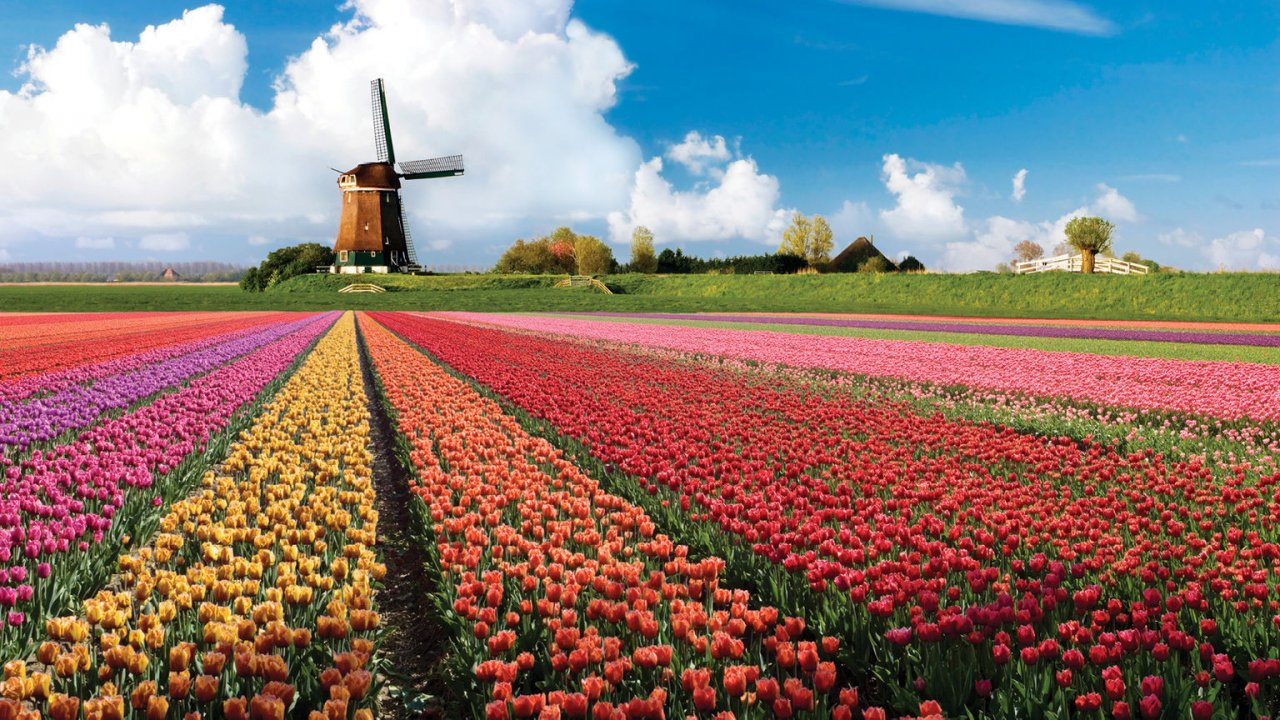
#> input picture flowers.jpg, 1280 x 720 px
$ python filtergram.py
#> lines starting #> are read from the running program, lines starting #| are printed output that depends on the picture
#> the answer given: flowers.jpg
### filters.py
#Creating a Filter
from PIL import Image

def load_img(filename):
#> called with filename = 'flowers.jpg'
    im = Image.open(filename)
#> im is the input picture: PIL image 1280x720 RGB; mean R, G, B 137.2, 121.8, 117.7
    return im

def show_img(im):
    im.show()

def save_img(im, filename):
    im.save(filename, "jpeg")
    show_img(im)

def obamicon(im):
    #Load the pixel data from the image
    pixels = im.getdata()

    #Create a list to hold the new image pixel data
    new_pixels = []

    #Define color constants to use for recoloring
    darkBlue = (0, 51, 76)
    red = (217, 26, 33)
    lightBlue = (112, 150, 158)
    yellow = (252, 227, 166)

    #Process the pixels in the Image
    for p in pixels:
        # Pixels intensity = R Value + G Value + B value
        intensity = p[0] + p[1] + p[2]

        if intensity < 182:
            new_pixels.append(darkBlue)

        elif intensity >= 182 and intensity < 364:
            new_pixels.append(red)

        elif intensity >= 364 and intensity < 546:
            new_pixels.append(lightBlue)

        elif intensity >= 546:
            new_pixels.append(yellow)
#> this loop made 921600 passes
#> (p, intensity) on passes 1 to 3: ((74, 159, 213), 446), ((73, 158, 212), 443), ((72, 157, 211), 440)
#> after the loop, new_pixels = 921600 items

#Save the filtered pixels as a new image
    newim = Image.new("RGB", im.size)
#> newim: PIL image 1280x720 RGB; every value is 0
    newim.putdata(new_pixels)
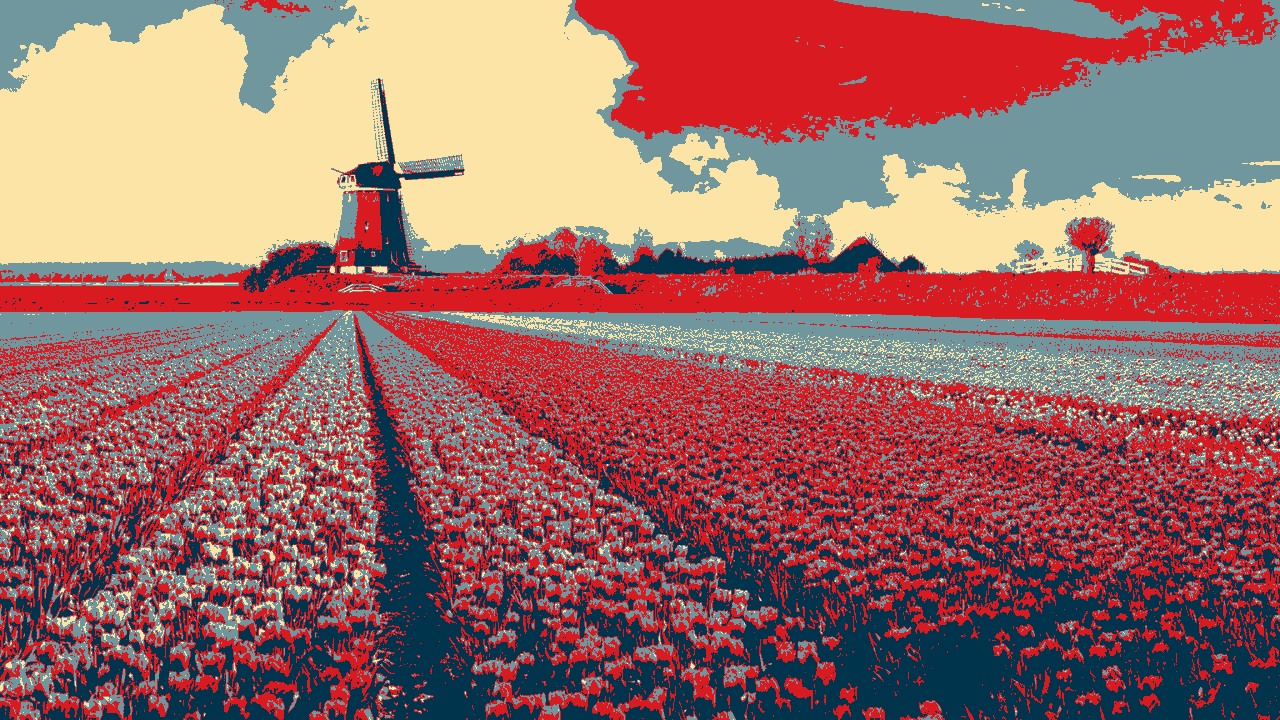
#> newim: PIL image 1280x720 RGB; mean R, G, B 156.7, 106.6, 102.8
    return newim

def purple(im):
    #Load the pixel data from the image
    pixels = im.getdata()

    #Create a list to hold the new image pixel data
    new_pixels = []

    #Define color constants to use for recoloring
    darkBlue = (0, 51, 76)
    purple = (122, 26, 78)
    lightPurple = (221,160,221)
    yellow = (252, 227, 166)

    #Process the pixels in the Image
    for p in pixels:
        # Pixels intensity = R Value + G Value + B value
        intensity = p[0] + p[1] + p[2]

        if intensity < 182:
            new_pixels.append(darkBlue)

        elif intensity >= 182 and intensity < 364:
            new_pixels.append(purple)

        elif intensity >= 364 and intensity < 546:
            new_pixels.append(lightPurple)

        elif intensity >= 546:
            new_pixels.append(yellow)
#> after the loop, new_pixels = 921600 items

    newlen = Image.new("RGB", im.size)
    newlen.putdata(new_pixels)
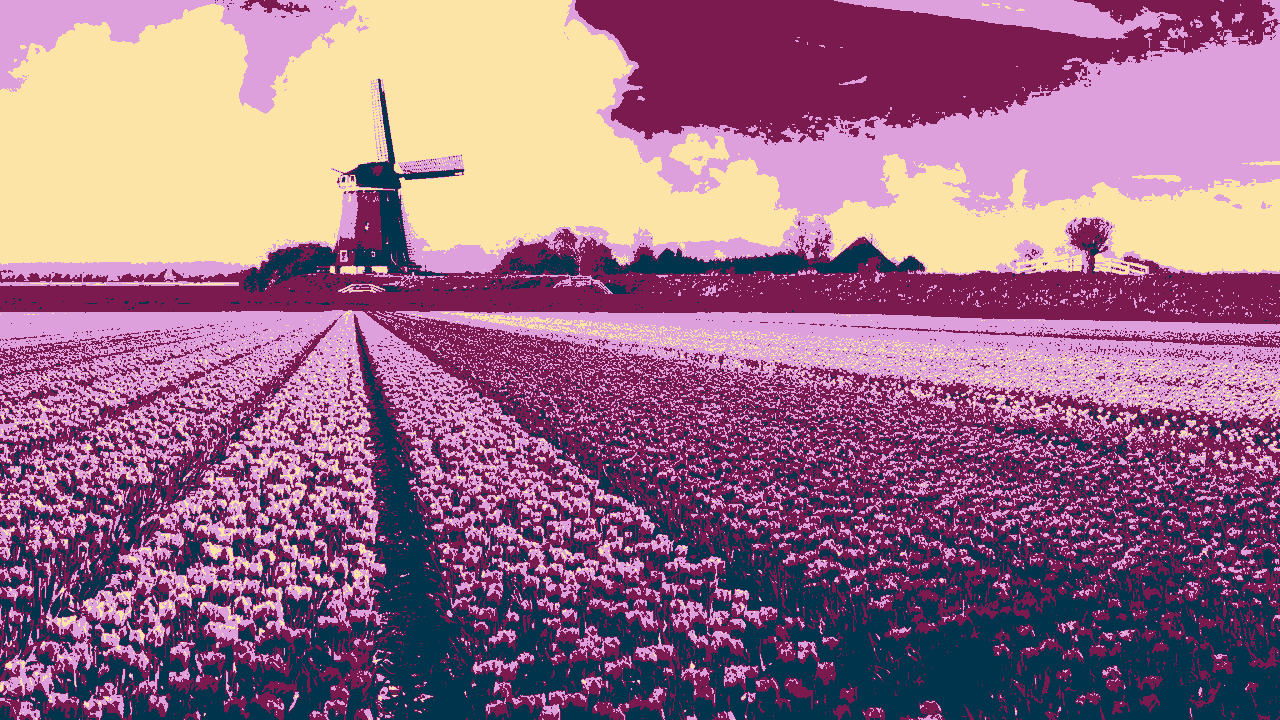
#> newlen: PIL image 1280x720 RGB; mean R, G, B 154.4, 109.4, 135.2
    return newlen

### filtergram.py
import filters

def main():
    #what image the user wants to edit
    filename = input("Enter the name of the image file to edit:")

    #Load the image from the specified filename
    img = filters.load_img(filename)

    #Apply filters
    newimg = filters.obamicon(img)

    newlen = filters.purple(img)

    #Save the final filtered image
    filters.save_img(newimg, "recolored.jpg")
    filters.save_img(newlen, "recolored.jpg")

    #Setup code
if __name__ == "__main__":
  main()
